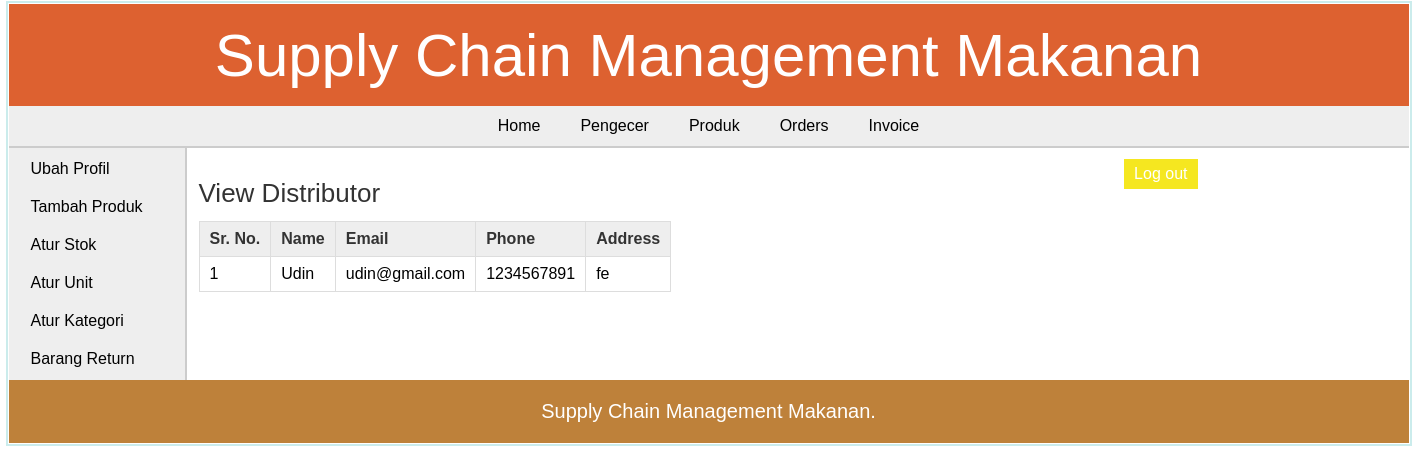
Screenshot of /manufacturer/view_distributor.php (signed in) with the database file from the repository.
### tables this page shows
CREATE TABLE `distributor` (
  `dist_id` int(11) NOT NULL,
  `dist_name` varchar(25) NOT NULL,
  `dist_email` varchar(50) DEFAULT NULL,
  `dist_phone` varchar(12) NOT NULL,
  `dist_address` varchar(200) DEFAULT NULL
);

### manufacturer/view_distributor.php (the view, shortened to what this page needs)
<?php
	include("../includes/config.php");
	if(isset($_SESSION['manufacturer_login'])) {
		if($_SESSION['manufacturer_login'] == true) {
			$query_selectDistributor = "SELECT * FROM distributor";
			$result_selectDistributor = mysqli_query($con,$query_selectDistributor);
		}
		else {
			header('Location:../index.php');
		}
	}
	else {
		header('Location:../index.php');
	}
?>
<!DOCTYPE html>
<html>
<head>
	<link rel="stylesheet" href="../includes/main_style.css" >
</head>
<body>
	<?php
		include("../includes/header.inc.php");
		include("../includes/nav_manufacturer.inc.php");
		include("../includes/aside_manufacturer.inc.php");
	?>
	<section>
		<h1>View Distributor</h1>
		<form action="" method="POST" class="form">
		<table class="table_displayData">
			<tr>
				<th>Sr. No.</th>
				<th>Name</th>
				<th>Email</th>
				<th>Phone</th>
				<th>Address</th>
			</tr>
			<?php $i=1; while($row_selectDistributor = mysqli_fetch_array($result_selectDistributor)) { ?>
			<tr>
				<td> <?php echo $i; ?> </td>
				<td> <?php echo $row_selectDistributor['dist_name']; ?> </td>
				<td> <?php echo $row_selectDistributor['dist_email']; ?> </td>
				<td> <?php echo $row_selectDistributor['dist_phone']; ?> </td>
				<td> <?php echo $row_selectDistributor['dist_address']; ?> </td>
			</tr>
			<?php $i++; } ?>
		</table>
		</form>
	</section>
	<?php
		include("../includes/footer.inc.php");
	?>
</body>
</html>

### includes/main_style.css (style rules this page uses)
* { font-family: arial,sans-serif; margin:0px; padding:1px; }
body { width:1400px; margin:auto; border:2px solid #cbecec; }
section { width:1000px; padding:10px; padding-bottom:40px; }
section h1 { margin-bottom:10px; font-weight:normal; color:#333; font-size: 26px; }
table { border-collapse: collapse; }
.table_displayData td, .table_displayData th { border:1px solid #ddd; padding: 8px 10px; text-align: left; }
.table_displayData th { background-color:#eee; color:#333; }

### rows the page displays
distributor: dist_name "Udin", dist_email "udin@gmail.com", dist_phone "1234567891", dist_address "fe"
